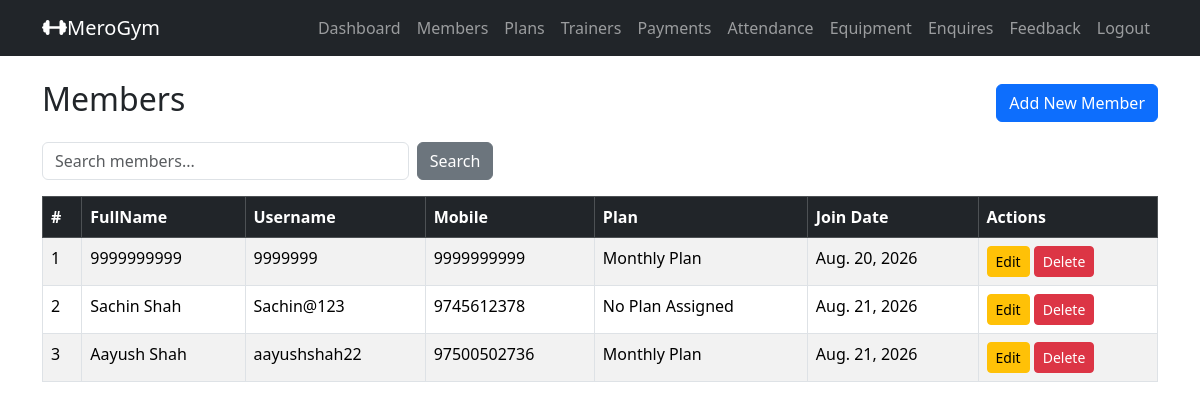
/admin_members/ (signed in), run on an earlier commit of the app's database.
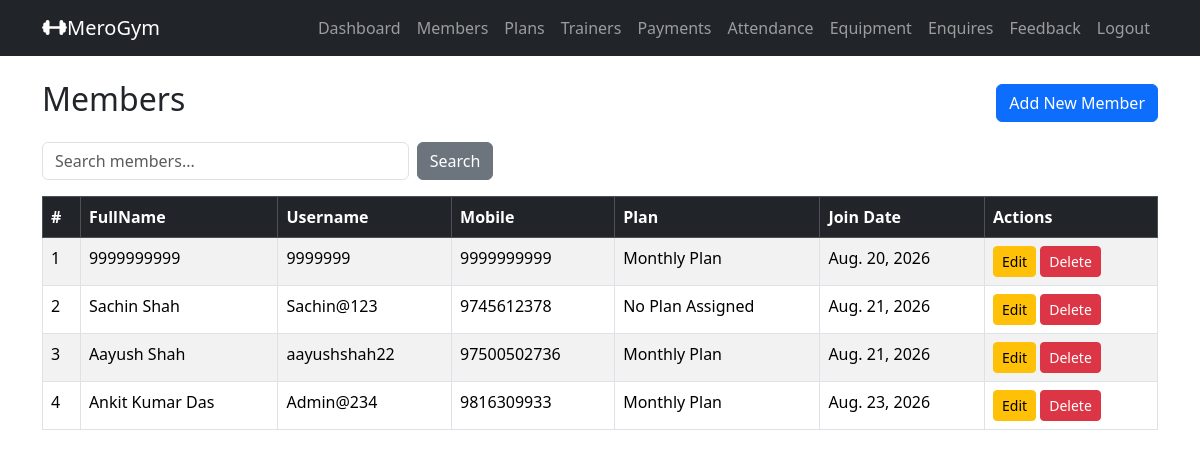
And on a later commit of the database.
### gymapp/models.py (models this page shows, shortened)
class MemberProfile(models.Model):
    GENDER_CHOICES = (
        ('MALE', 'Male'),
        ('FEMALE', 'Female'),
        ('OTHER', 'Other'),
    )
    user = models.OneToOneField(settings.AUTH_USER_MODEL, on_delete=models.CASCADE, related_name='member_profile')
    full_name = models.CharField(max_length=100)
    mobile = models.CharField(max_length=15)
    age = models.PositiveIntegerField(null=True, blank=True)
    gender = models.CharField(max_length=10, choices=GENDER_CHOICES, null=True, blank=True)
    address = models.TextField(blank=True)
    join_date = models.DateField(default=timezone.now)
    plan = models.ForeignKey(MembershipPlan,
                             on_delete=models.SET_NULL, # If plan is deleted, set to null
                             null=True, blank=True,
                             related_name='members'
                             )
    trainer = models.ForeignKey(Trainer,
                                on_delete=models.SET_NULL, # If trainer is deleted, set to null
                                null=True, blank=True,
                                related_name='members' # access members via trainer.members
                                )
    membership_start = models.DateField(null=True, blank=True)
    membership_end = models.DateField(null=True, blank=True)

class User(AbstractUser):
    ROLE_CHOICES = [
        ('ADMIN', 'Admin'),
        ('MEMBER', 'Member'),
    ]
    role = models.CharField(max_length=20, choices=ROLE_CHOICES, default='MEMBER')

class MembershipPlan(models.Model):
    name = models.CharField(max_length=100)
    duration_months = models.PositiveIntegerField()
    fee = models.DecimalField(max_digits=10, decimal_places=2)
    description = models.TextField(blank=True)

### gymapp/views.py (the view)
    def wrapper(request, *args, **kwargs):
        if not request.user.is_authenticated or getattr(request.user, 'role', None) != 'ADMIN':
            messages.error(request, 'You must be logged in as an admin to access this page.')
            return redirect('admin_login')  # Redirect to the admin login page
        return view_func(request, *args, **kwargs)

### gymapp/views.py (called while the page is built)
def admin_required(view_func):
    def wrapper(request, *args, **kwargs):
        if not request.user.is_authenticated or getattr(request.user, 'role', None) != 'ADMIN':
            messages.error(request, 'You must be logged in as an admin to access this page.')
            return redirect('admin_login')  # Redirect to the admin login page
        return view_func(request, *args, **kwargs)
    return wrapper

@admin_required
def admin_members_list(request):
    search = request.GET.get('search', '')
    members = MemberProfile.objects.all().select_related('user', 'plan')
    if search:
        members = members.filter(full_name__icontains=search)
    return render(request, 'admin_members_list.html', {'members': members, 'search' : search})

### gymapp/templates/admin_members_list.html (shortened to what this page needs)
{% extends 'base.html' %}
{% block content %}
<div class="d-flex justify-content-between align-items-center mb-3">
    <h2>Members</h2>
    <a href="{% url 'admin_member_add' %}" class="btn btn-primary">Add New Member</a>
</div>
<form method="get" class="row g-2 mb-3">
    <div class="col-md-4">
        <input type="text" name="search" class="form-control" placeholder="Search members..." value="{{ search }}">
    </div>
    <div class="col-md-2">
        <button type="submit" class="btn btn-secondary">Search</button>
    </div>
</form>
<table class="table table-bordered table-striped">
    <thead class="table-dark">
        <tr>
            <th>#</th>
            <th>FullName</th>
            <th>Username</th>
            <th>Mobile</th>
            <th>Plan</th>
            <th>Join Date</th>
            <th>Actions</th>
        </tr>
    </thead>
    <tbody>
        {% for member in members %}
        <tr>
            <td>{{ forloop.counter }}</td>
            <td>{{ member.full_name }}</td>
            <td>{{ member.user.username }}</td>
            <td>{{ member.mobile }}</td>
            <td>{{ member.plan.name|default:"No Plan Assigned" }}</td>
            <td>{{ member.join_date }}</td>
            <td>
                <a href="{% url 'admin_member_edit' member.id %}" class="btn btn-sm btn-warning">Edit</a>
                <form method="post" action="{% url 'admin_member_delete' member.id %}" style="display:inline;">
                    <button type="submit" class="btn btn-sm btn-danger" onclick="return confirm('Are you sure you want to delete this member?');">Delete</button>
                </form>
            </td>
        </tr>
        {% empty %}
        <tr>
            <td colspan="7" class="text-center">No members available.</td>
        </tr>
        {% endfor %}
</table>
{% endblock %}

What changed in the data, as far as the page shows it:
added MemberProfile: full_name "Ankit Kumar Das", user.username "Admin@234", mobile "9816309933", plan.name "Monthly Plan", join_date "Aug. 23, 2026"
